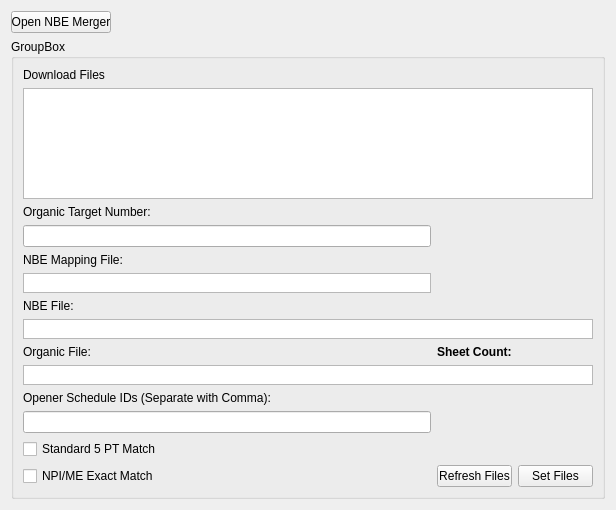
<?xml version="1.0" encoding="UTF-8"?>
<ui version="4.0">
 <class>Form</class>
 <widget class="QWidget" name="Form">
  <property name="geometry">
   <rect>
    <x>0</x>
    <y>0</y>
    <width>616</width>
    <height>510</height>
   </rect>
  </property>
  <property name="windowTitle">
   <string>Next Best Engagement Editor</string>
  </property>
  <layout class="QGridLayout" name="gridLayout_2">
   <item row="1" column="0">
    <widget class="QGroupBox" name="groupBox">
     <property name="title">
      <string>GroupBox</string>
     </property>
     <layout class="QGridLayout" name="gridLayout">
      <item row="5" column="0">
       <widget class="QLabel" name="label_6">
        <property name="text">
         <string>NBE Mapping File:</string>
        </property>
       </widget>
      </item>
      <item row="13" column="0">
       <widget class="QLineEdit" name="openerScheduleID_lineEdit"/>
      </item>
      <item row="12" column="0">
       <widget class="QLabel" name="label_4">
        <property name="text">
         <string>Opener Schedule IDs (Separate with Comma):</string>
        </property>
       </widget>
      </item>
      <item row="3" column="0">
       <widget class="QLabel" name="label_5">
        <property name="text">
         <string>Organic Target Number:</string>
        </property>
       </widget>
      </item>
      <item row="2" column="0" colspan="3">
       <widget class="QListWidget" name="files_listWidget">
        <property name="dragDropMode">
         <enum>QAbstractItemView::DragDrop</enum>
        </property>
        <property name="defaultDropAction">
         <enum>Qt::MoveAction</enum>
        </property>
       </widget>
      </item>
      <item row="9" column="0">
       <widget class="QLabel" name="label_2">
        <property name="text">
         <string>Organic File:</string>
        </property>
       </widget>
      </item>
      <item row="1" column="0">
       <widget class="QLabel" name="label_3">
        <property name="text">
         <string>Download Files</string>
        </property>
       </widget>
      </item>
      <item row="7" column="0">
       <widget class="QLabel" name="label">
        <property name="text">
         <string>NBE File:</string>
        </property>
       </widget>
      </item>
      <item row="4" column="0">
       <widget class="QLineEdit" name="organicTargetNumber_lineEdit"/>
      </item>
      <item row="14" column="0" rowspan="3" colspan="2">
       <widget class="QCheckBox" name="organicStandardCheck_checkBox">
        <property name="text">
         <string>Standard 5 PT Match</string>
        </property>
       </widget>
      </item>
      <item row="17" column="2">
       <widget class="QPushButton" name="setFIles_pushButton">
        <property name="maximumSize">
         <size>
          <width>75</width>
          <height>16777215</height>
         </size>
        </property>
        <property name="text">
         <string>Set Files</string>
        </property>
       </widget>
      </item>
      <item row="8" column="0" colspan="3">
       <widget class="QListWidget" name="listMatchFile_listWidget">
        <property name="maximumSize">
         <size>
          <width>16777215</width>
          <height>20</height>
         </size>
        </property>
        <property name="dragDropMode">
         <enum>QAbstractItemView::DragDrop</enum>
        </property>
        <property name="defaultDropAction">
         <enum>Qt::MoveAction</enum>
        </property>
       </widget>
      </item>
      <item row="11" column="0" colspan="3">
       <widget class="QListWidget" name="organicFile_listWidget">
        <property name="maximumSize">
         <size>
          <width>16777215</width>
          <height>20</height>
         </size>
        </property>
        <property name="dragDropMode">
         <enum>QAbstractItemView::DragDrop</enum>
        </property>
        <property name="defaultDropAction">
         <enum>Qt::MoveAction</enum>
        </property>
       </widget>
      </item>
      <item row="17" column="0">
       <widget class="QCheckBox" name="organicExactCheck_checkBox">
        <property name="text">
         <string>NPI/ME Exact Match</string>
        </property>
       </widget>
      </item>
      <item row="9" column="1">
       <widget class="QLabel" name="organicSheetCount_Label">
        <property name="font">
         <font>
          <weight>75</weight>
          <bold>true</bold>
         </font>
        </property>
        <property name="text">
         <string>Sheet Count:</string>
        </property>
       </widget>
      </item>
      <item row="17" column="1">
       <widget class="QPushButton" name="refreshFiles_pushButton">
        <property name="maximumSize">
         <size>
          <width>75</width>
          <height>16777215</height>
         </size>
        </property>
        <property name="text">
         <string>Refresh Files</string>
        </property>
       </widget>
      </item>
      <item row="6" column="0">
       <widget class="QListWidget" name="nbeMappingFile_listWidget">
        <property name="maximumSize">
         <size>
          <width>16777215</width>
          <height>20</height>
         </size>
        </property>
        <property name="dragDropMode">
         <enum>QAbstractItemView::DragDrop</enum>
        </property>
        <property name="defaultDropAction">
         <enum>Qt::MoveAction</enum>
        </property>
       </widget>
      </item>
     </layout>
    </widget>
   </item>
   <item row="0" column="0">
    <widget class="QPushButton" name="openNBEMerger_pushButton">
     <property name="maximumSize">
      <size>
       <width>100</width>
       <height>16777215</height>
      </size>
     </property>
     <property name="text">
      <string>Open NBE Merger</string>
     </property>
    </widget>
   </item>
  </layout>
 </widget>
 <resources/>
 <connections/>
</ui>
